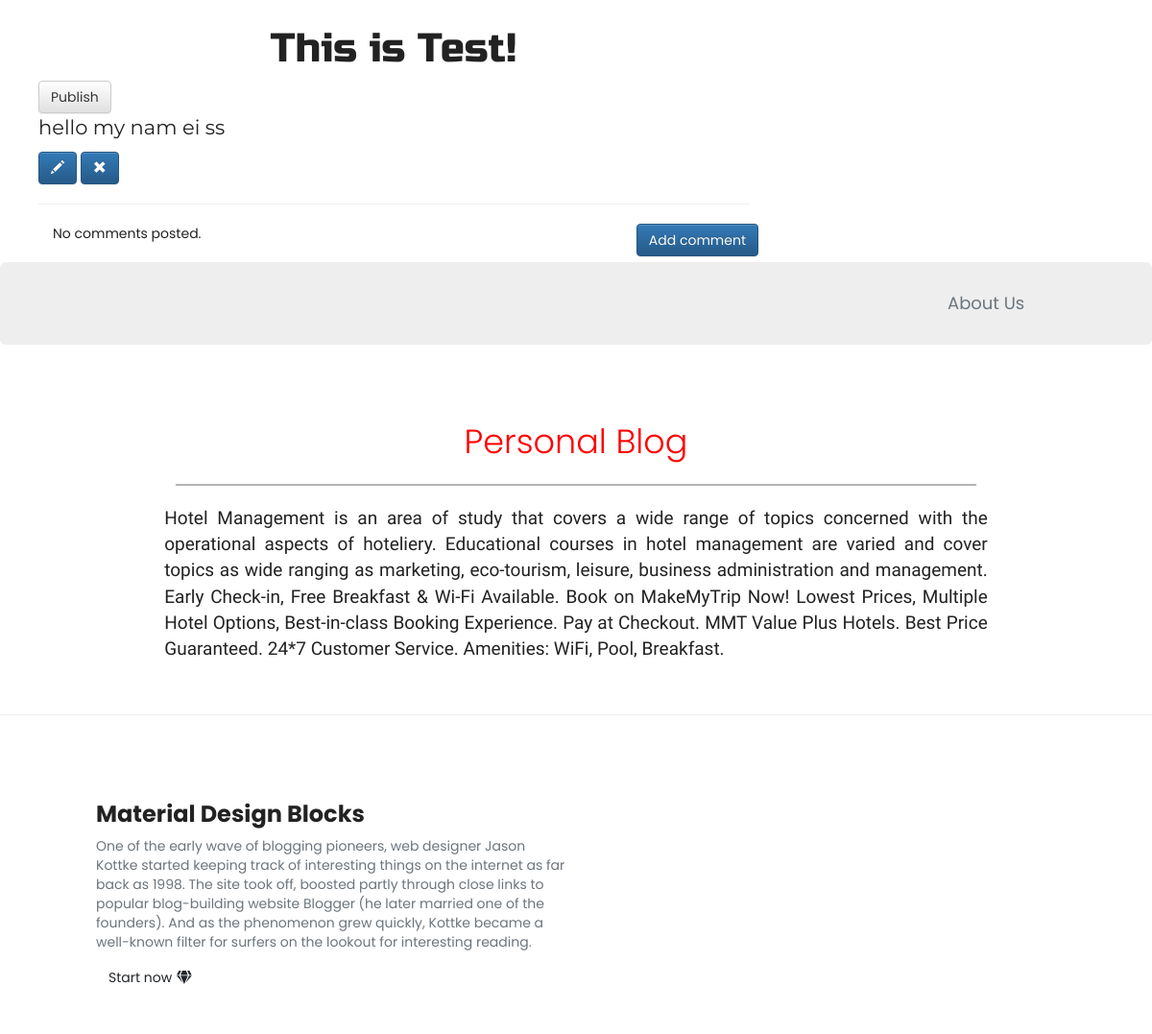
Before: /post/5 (signed in, middle part) with the older database file.
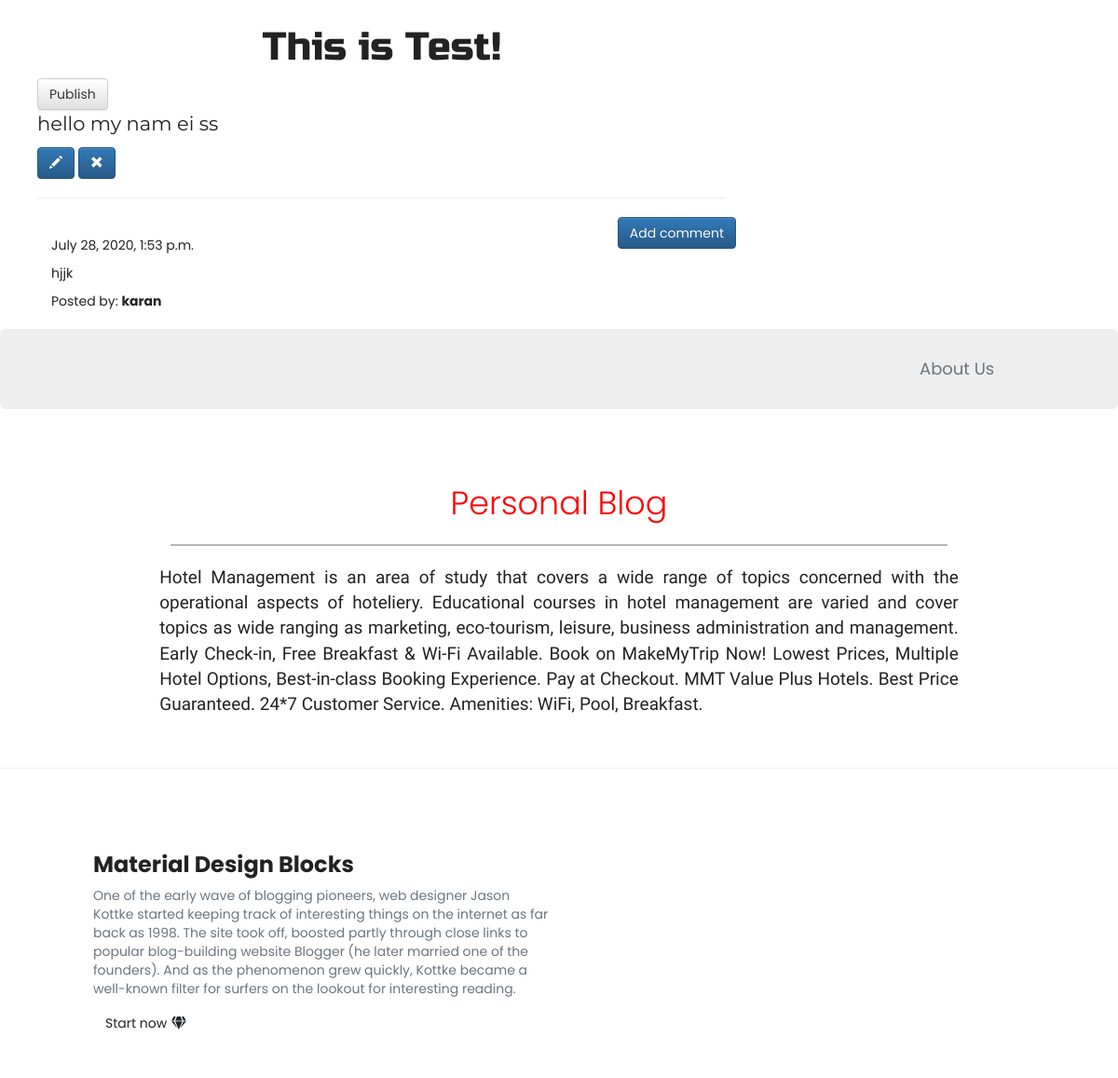
After: the same page with the newer database file.
### blog/models.py (models this page shows, shortened)
class Comment(models.Model):
    post = models.ForeignKey('blog.Post',related_name='comments', on_delete=models.CASCADE,)
    author = models.CharField(max_length=200)
    text = models.TextField()
    created_date = models.DateTimeField(default=timezone.now)
    approved_comment = models.BooleanField(default=False)

### blog/views.py (the view)
# urls.py: re_path(r'^post/(?P<pk>\d+)$',views.PostDetailView.as_view(),name='post_detail'),
class PostDetailView(DetailView):
    model = Post

### blog/templates/blog/post_detail.html (shortened to what this page needs)
{% extends 'blog/base.html' %}
{% block content %}
        <h1 class='posttitle loader'>{{ post.title }}</h1>
        {% if post.published_date %}
            <div class="date postdate">
                {{ post.published_date }}
            </div>
        {% else %}
            <a class="btn btn-default" href="{% url 'post_publish' pk=post.pk %}">Publish</a>
        {% endif %}
      <p class='postcontent' >{{ post.text|safe|linebreaksbr }}</p>
      {% if user.is_authenticated %}
          <a class="btn btn-primary" href="{% url 'post_edit' pk=post.pk %}"><span class="glyphicon glyphicon-pencil"></span></a>
          <a class="btn btn-primary" href="{% url 'post_remove' pk=post.pk %}"><span class="glyphicon glyphicon-remove"></span></a>
      {% endif %}
  <hr>
  <a class="btn btn-primary btn-comment" href="{% url 'add_comment_to_post' pk=post.pk %}">Add comment</a>
  <div class="container">
  {% for comment in post.comments.all %}
  <br>
      {% if user.is_authenticated or comment.approved_comment %}
              {{ comment.created_date }}
          <p>{{ comment.text|safe|linebreaks }}</p>
          <p>Posted by: <strong>{{ comment.author }}</strong></p>
      {% endif %}
  {% empty %}
      <p>No comments posted.</p>
  {% endfor %}
</div>
{% endblock %}

Changed rows visible on the page:
added Comment: created_date "July 28, 2020, 1:53 p.m.", text "hjjk", author "karan"
Other visible differences:
text no longer shown: "No comments posted."
